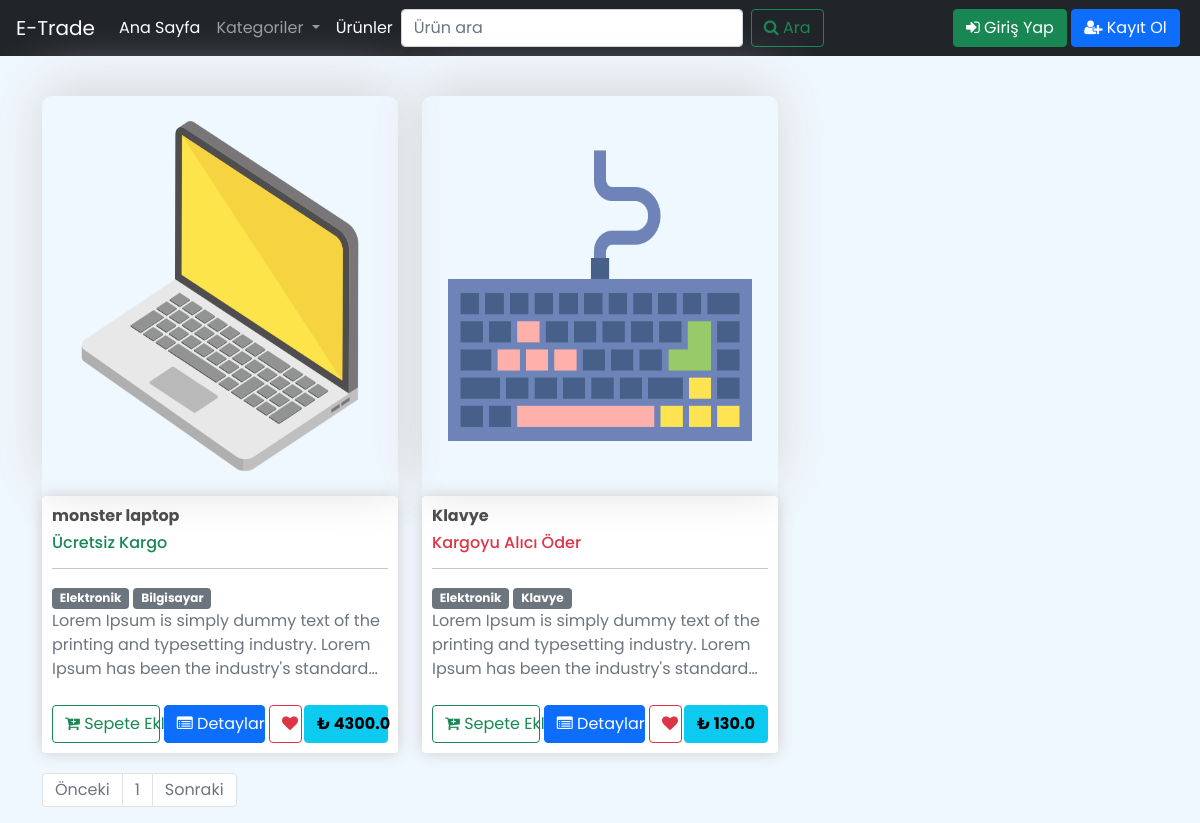
Before: /products/ with the older database file.
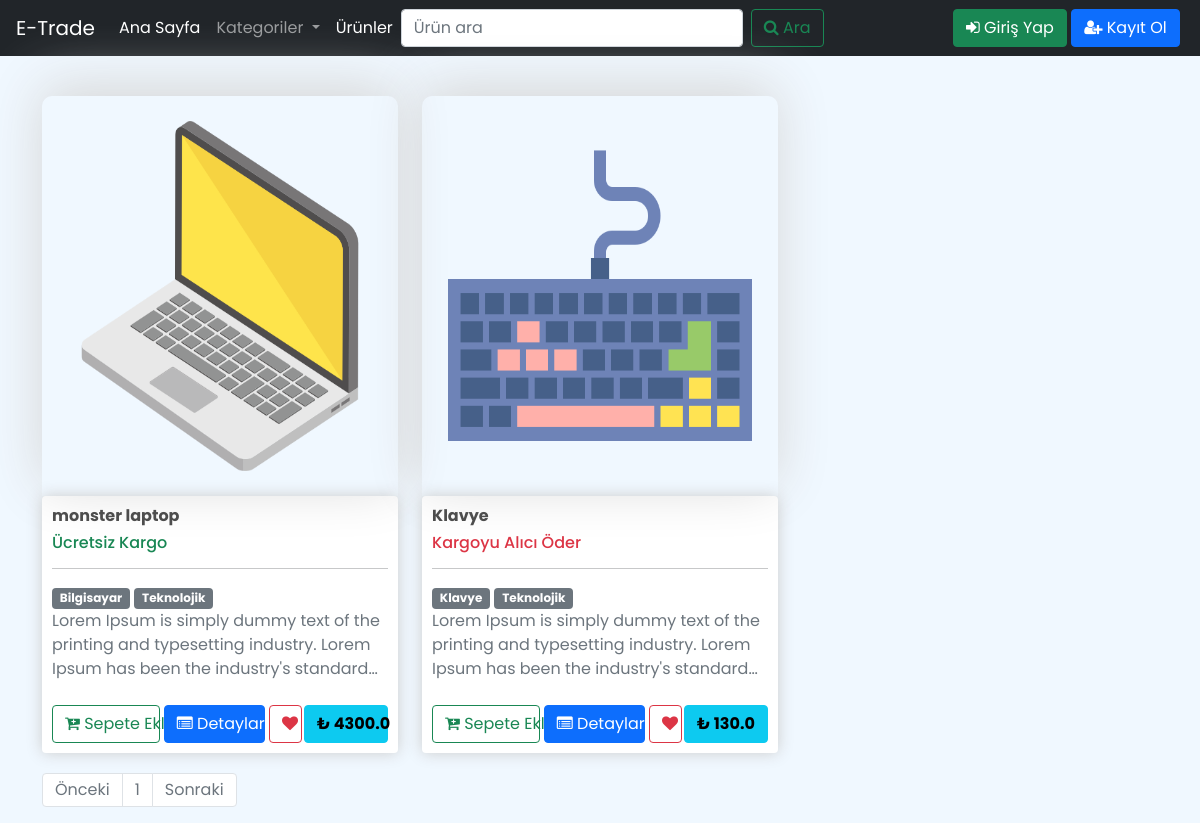
After: the same page with the newer database file.
### PRODUCTS/models.py (models this page shows, shortened)
class ProductModel(models.Model):
    class Meta:
        db_table = 'Products'
        verbose_name_plural = "Ürünler"
    productTitle = models.CharField(max_length=50, verbose_name="Ürün İsmi")
    productPrice = models.FloatField(verbose_name="Ürün Fiyatı")
    productDescription = models.TextField(max_length=500, verbose_name="Ürün Açıklaması")
    productImage = models.ImageField(verbose_name="Ürün Görseli", upload_to="products/",blank=True,null=True)
    productShipping = models.BooleanField(default=False,verbose_name="Ücretsiz Kargo Mu",blank=False,null=False)
    productCategorie = models.ManyToManyField(ProductCategorieModel,verbose_name="Kategori")
    newSlug      = AutoSlugField(populate_from="productTitle",unique=True,blank=True,default="",editable=True)

class ProductCategorieModel(models.Model):
    categorieTitle = models.CharField(max_length=50,verbose_name="Kategori İsmi")
    materialIcon = models.CharField(null=True,max_length=50)
    def __str__(self):
        return self.categorieTitle
    class Meta:
        db_table = 'Product_Categorie'
        verbose_name_plural="Kategoriler"

### PRODUCTS/views.py (the view)
# urls.py: path("", views.v_products,name="products"),
def v_products(request):
    keyword= request.GET.get("keyword")
    sayfa  = request.GET.get("page")
    if keyword:
        products=ProductModel.objects.filter(productTitle__contains=keyword)
    else:
        products = ProductModel.objects.all()
        paginator=Paginator(products,3)
    return render(request,"products.html",{"products":paginator.get_page(sayfa)})

### PRODUCTS/templatetags/extras.py (called while the page is built)
@register.simple_tag
def f_cat_list():
    categories=ProductCategorieModel.objects.all()
    return categories

### templates/products.html (shortened to what this page needs)
{% extends 'includes/base.html' %}
{% load static %}
{% load extras %}
{% block CSS %}
<link rel="stylesheet" href="https://cdnjs.cloudflare.com/ajax/libs/font-awesome/6.0.0-beta2/css/all.min.css">
<link rel="stylesheet" href="https://maxcdn.bootstrapcdn.com/bootstrap/4.0.0/css/bootstrap.min.css">
<link rel="stylesheet" href="https://cdnjs.cloudflare.com/ajax/libs/font-awesome/4.7.0/css/font-awesome.css">
<link href="https://cdn.jsdelivr.net/npm/bootstrap@5.0.2/dist/css/bootstrap.min.css" rel="stylesheet">
<link rel="stylesheet" href="{% static 'css/productsCSS.css' %}">
{% endblock CSS %}
{% block BODY %}
{% include 'includes/navbar.html' %}
<div class="container" style="margin-top: 30px">
   <div class="row">
      {% for product in products %}
      <div class="col-lg-4" style="margin-bottom: 20px">
         <img class="thumbnail" style="border-top-left-radius: 10px;border-top-right-radius: 10px"
            src="{{ product.productImage.url }}">
         <div class="box-element">
            <h6><strong>{{ product.productTitle }}</strong></h6>
            {% if product.productShipping == 0 %}
            <h6 class="text-danger">Kargoyu Alıcı Öder</h6>
            {% else %}
            <h6 class="text-success">Ücretsiz Kargo</h6>
            {% endif %}
            <hr>
            {% for categorie in  product.productCategorie.all %}
            <span class="badge badge-secondary">{{ categorie }}</span>
            {% endfor %}
            <span style="display: block"
               class="text-secondary">{{ product.productDescription|truncatechars:120 }}</span><br>
            <button class="btn btn-outline-success update-cart" data-product="{{ product.id }}" data-action="add" style="width: 32%"><i class="fa fa-cart-plus" aria-hidden="true"></i> Sepete Ekle</button>
            <button class="btn btn-primary" style="width: 30%"><a href="{% url 'ProductDetails' product.newSlug %}" style="text-decoration: none;color: white"><i class="fa fa-list-alt" aria-hidden="true"></i> Detaylar</a></button>
            <button class="btn btn-info" style="display: inline-block;float: right;width: 25%;">
            <strong>₺ {{ product.productPrice }}</strong></button>
            <button class="btn btn-outline-danger update-favorite" style="width: 10%" data-product="{{ product.id }}" data-action="add"><i class="fa fa-heart"
               aria-hidden="true"></i></button>
         </div>
      </div>
      {% endfor %}
      <nav aria-label="Page navigation example">
         <ul class="pagination">
            {% if products.has_previous %}
            <li class="page-item"><a class="page-link" href="?page={{ products.previous_page_number }}">Önceki</a></li>
            <li class="page-item"><a class="page-link" href="?page={{ products.previous_page_number }}">{{ products.previous_page_number }}</a></li>
            {% else %}
            <li class="page-item disabled"><a class="page-link">Önceki</a></li>
            {% endif %}
            <li class="page-item disabled"><a class="page-link">{{ products.number }}</a></li>
            {% if products.has_next %}
            <li class="page-item"><a class="page-link" href="?page={{ products.next_page_number }}">{{ products.next_page_number }}</a></li>
            <li class="page-item"><a class="page-link" href="?page={{ products.next_page_number }}">Sonraki</a></li>
            {% else %}
            <li class="page-item disabled"><a class="page-link" href="">Sonraki</a></li>
            {% endif %}
         </ul>
      </nav>
   </div>
</div>
{% endblock BODY %}

Changed rows visible on the page:
removed ProductCategorieModel: categorieTitle "Elektronik"
changed ProductModel "monster laptop": gains ProductCategorieModel (categorieTitle "Teknolojik")
changed ProductModel "Klavye": gains ProductCategorieModel (categorieTitle "Teknolojik")
